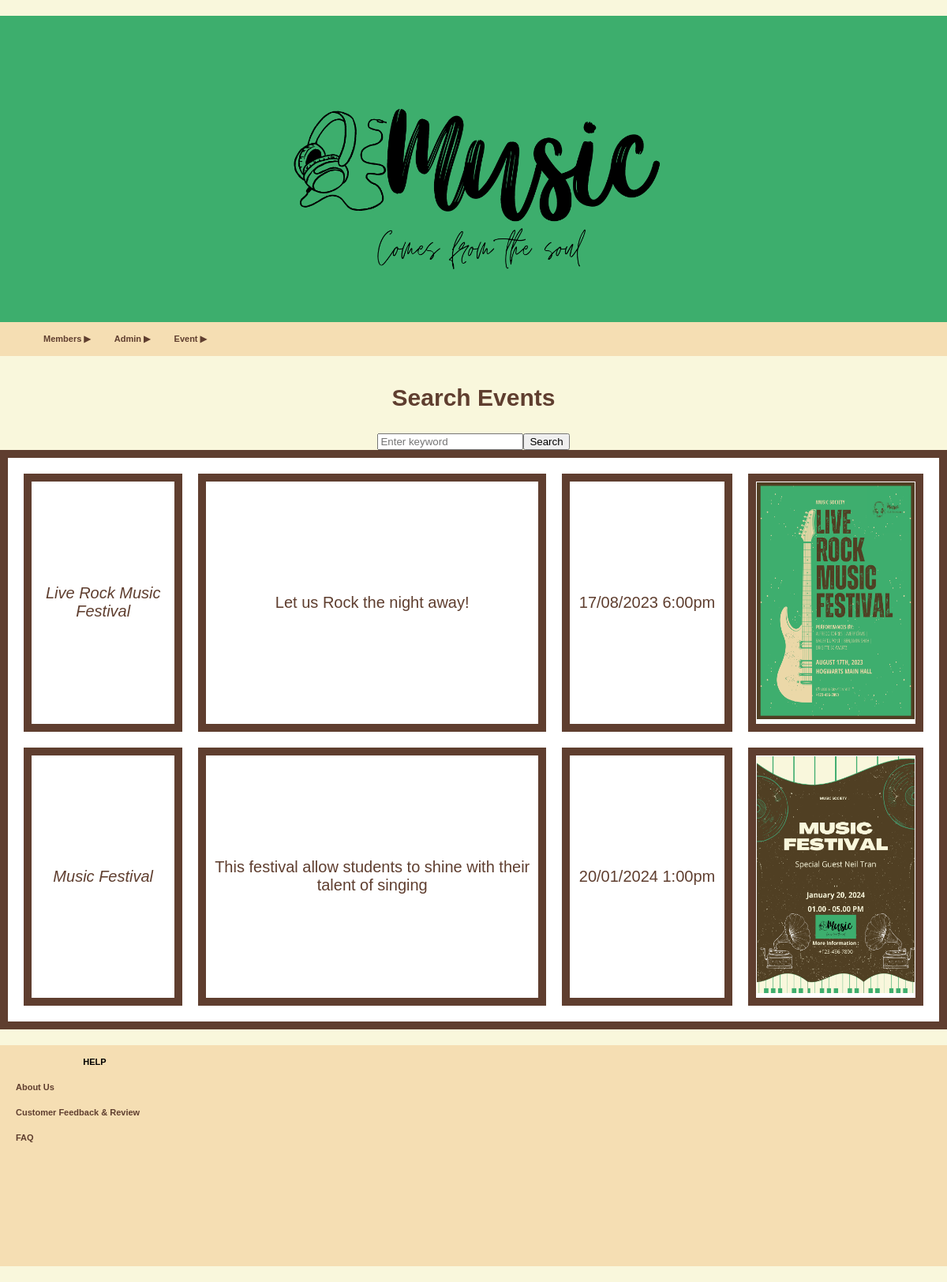
The page /event2.php?keyword=Music Festival on the database its author committed.
### tables this page shows
CREATE TABLE events (
	event_id INT NOT NULL PRIMARY KEY AUTO_INCREMENT,
	event_title VARCHAR (100) NOT NULL,
	event_description VARCHAR (2000) NOT NULL,
	event_date_time VARCHAR (20) NOT NULL,
    event_image1 VARCHAR (20) NOT NULL,
    total_seat INT NOT NULL
);

### event2.php (the view, shortened to what this page needs)
<!DOCTYPE html>
<html>
<head>
    <link rel="stylesheet" href="style.css">
</head>
<body>
    <header>
        <div class="logo">
            <a><img src="Music.png" alt="Music"></a>
        </div>
        <nav class="horizontal">
            <ul class="mainmenu">
                <li>
                    <a href="#" class="submenuTitle">Members &#9654;</a>
                </li>
                <li>
                    <a href="#" class="submenuTitle">Admin &#9654;</a>
                </li>
                <li>
                    <a href="#" class="submenuTitle">Event &#9654;</a>
                </li>
            </ul>
        </nav>
    </header>
    <section>
        <div>
        <?php
            $mysqli = mysqli_connect(DB_HOST,DB_USER,DB_PASSWORD,DB_NAME) OR die('Could not connect to MySQL:'.mysqli_connect_error());
            $sql_readRecord = "SELECT * FROM events";
            $result_readRecord = mysqli_query($mysqli, $sql_readRecord);
            if ($result_readRecord->num_rows > 0) {
                echo "<h2>Search Events</h2>";
                echo "<form action='' method='get'>";
                echo "<input type='text' name='keyword' placeholder='Enter keyword'>";
                echo "<input type='submit' value='Search'>";
                echo "</form>";
                if (isset($_GET['keyword'])) {
                    $keyword = $_GET['keyword'];
                    $sql_search = "SELECT * FROM events WHERE event_title LIKE '%$keyword%' OR event_description LIKE '%$keyword%'";
                    $result_search = mysqli_query($mysqli, $sql_search);
                    echo "<table>";
                    while ($row = mysqli_fetch_array($result_search, MYSQLI_ASSOC)) {
                        echo "<tr align='left'><td><i>" . $row['event_title'] . "</i></td><td>" . $row['event_description'] . "</td><td width='20%'>" . $row['event_date_time']  . "</td><td>" . "<img width='200px' height='300px' src='" . $row['event_image1'] . "'></td></tr>";
                    }
                    echo "</table>";
                }
            } else {
                echo "No events found";
            }
        ?>
        </div>
    </section>
</body>
<footer>
    <nav class="navi">
        <p class="help">HELP</p>
        <a href="aboutus.html">About Us</a>
        <a href="memfeedback.php">Customer Feedback & Review</a>
        <a href="FAQ.php">FAQ</a>
    </nav>
</footer>
</html>

### style.css (style rules this page uses)
html { background-color: rgb(249,247,220); margin: 0; padding: 0; }
body { background-color: rgb(249,247,220); text-align: center; color: #5F3E2F; font: 11px verdana, sans-serif; margin: 0px; padding: 20px 0px 20px 0px; align-items: center; align-self: center; }
a { color: #5F3E2F; font-weight: bold; text-decoration: none; }
.logo img { max-width: 100%; max-height: 100%; width: 1200px; height:auto; }
header { background-color: rgb(61,174,109); }
table { align-items: center; align-self: auto; max-width: 100%; max-height: 100%; }
table, th, td { border: 1px solid; background-color:white; text-align: center; border:10px solid; border-collapse: separate; border-spacing: 20px; }
nav { display:contents; width: 100%; }
nav > ul > li { display: table-cell; }
nav > ul > li > a { display: block; }
nav.horizontal ul { display:block; flex-flow:column wrap; }
ul { text-align: left; list-style: none; background-color: wheat; }
.submenuTitle { padding:15px; display:inline-block; }
nav.horizontal a.submenuTitle { display:block; }
nav { font-family:'Trebuchet MS', 'Lucida Sans Unicode', 'Lucida Grande', 'Lucida Sans', Arial, sans-serif; }
section { align-items: center; align-self: center; font-family: 'Trebuchet MS', 'Lucida Sans Unicode', 'Lucida Grande', 'Lucida Sans', Arial, sans-serif; font-size: 20px; }
section>div { display: flex; flex-direction: column; justify-content: center; align-items: center; text-align:center; }
footer { background-color: wheat; height: 280px; color: aliceblue; }
.navi > a { margin: 20px; display: flex; flex-direction: column; align-items: flex-start; }
.help { font-weight: bold; width: 200px; height: auto; margin: 20px; padding-top:15px; color: black; }

### rows shown on the page
events: event_title "Live Rock Music Festival", event_description "Let us Rock the night away!", event_date_time "17/08/2023 6:00pm", event_image1 (picture)
events: event_title "Music Festival", event_description "This festival allow students to shine with their talent of singing", event_date_time "20/01/2024 1:00pm", event_image1 (picture)
